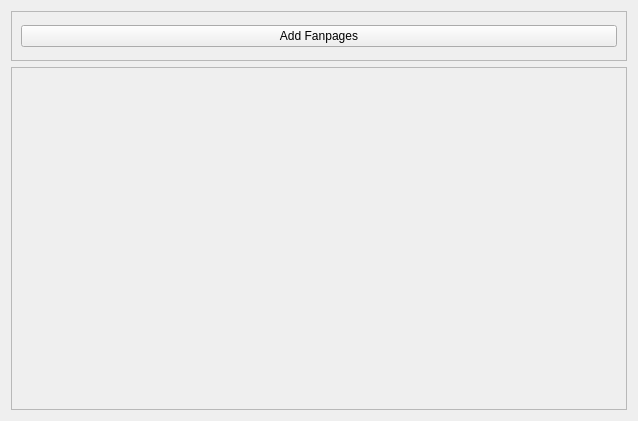
<?xml version="1.0" encoding="UTF-8"?>
<ui version="4.0">
 <class>FanPages</class>
 <widget class="QWidget" name="FanPages">
  <property name="geometry">
   <rect>
    <x>0</x>
    <y>0</y>
    <width>638</width>
    <height>421</height>
   </rect>
  </property>
  <property name="windowTitle">
   <string>Form</string>
  </property>
  <layout class="QVBoxLayout" name="verticalLayout">
   <item>
    <widget class="QFrame" name="frame">
     <property name="maximumSize">
      <size>
       <width>16777215</width>
       <height>50</height>
      </size>
     </property>
     <property name="frameShape">
      <enum>QFrame::StyledPanel</enum>
     </property>
     <property name="frameShadow">
      <enum>QFrame::Raised</enum>
     </property>
     <layout class="QHBoxLayout" name="horizontalLayout">
      <item>
       <widget class="QPushButton" name="btn_addpages">
        <property name="text">
         <string>Add Fanpages</string>
        </property>
       </widget>
      </item>
     </layout>
    </widget>
   </item>
   <item>
    <widget class="QFrame" name="tbl_pages">
     <property name="frameShape">
      <enum>QFrame::StyledPanel</enum>
     </property>
     <property name="frameShadow">
      <enum>QFrame::Raised</enum>
     </property>
    </widget>
   </item>
  </layout>
 </widget>
 <resources/>
 <connections/>
</ui>
